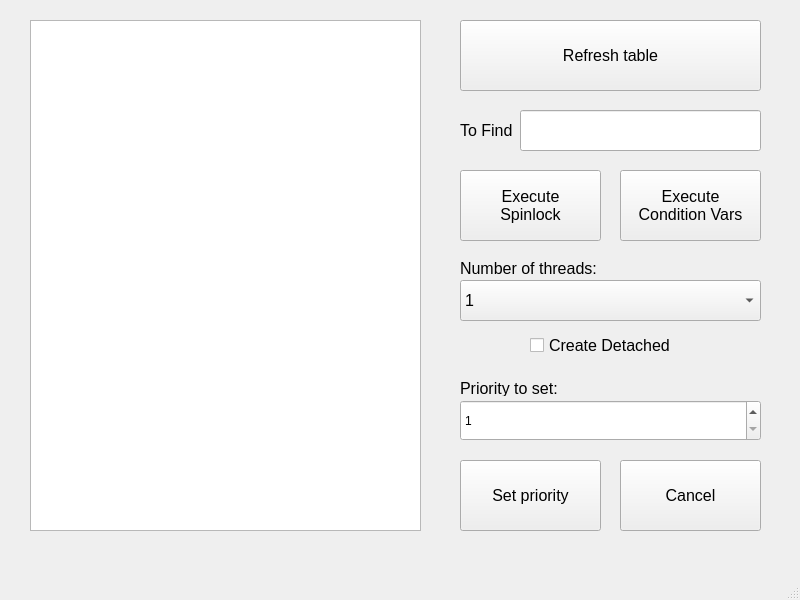
<?xml version="1.0" encoding="UTF-8"?>
<ui version="4.0">
 <class>MainWindow</class>
 <widget class="QMainWindow" name="MainWindow">
  <property name="geometry">
   <rect>
    <x>0</x>
    <y>0</y>
    <width>800</width>
    <height>600</height>
   </rect>
  </property>
  <property name="windowTitle">
   <string>MainWindow</string>
  </property>
  <widget class="QWidget" name="centralwidget">
   <widget class="QPushButton" name="pushButton_refreshTable">
    <property name="geometry">
     <rect>
      <x>460</x>
      <y>20</y>
      <width>301</width>
      <height>71</height>
     </rect>
    </property>
    <property name="font">
     <font>
      <pointsize>12</pointsize>
     </font>
    </property>
    <property name="text">
     <string>Refresh table</string>
    </property>
   </widget>
   <widget class="QPushButton" name="pushButton_condition">
    <property name="geometry">
     <rect>
      <x>620</x>
      <y>170</y>
      <width>141</width>
      <height>71</height>
     </rect>
    </property>
    <property name="font">
     <font>
      <pointsize>12</pointsize>
     </font>
    </property>
    <property name="text">
     <string>Execute
Condition Vars</string>
    </property>
   </widget>
   <widget class="QPushButton" name="pushButton_spinlock">
    <property name="geometry">
     <rect>
      <x>460</x>
      <y>170</y>
      <width>141</width>
      <height>71</height>
     </rect>
    </property>
    <property name="font">
     <font>
      <pointsize>12</pointsize>
     </font>
    </property>
    <property name="text">
     <string>Execute
Spinlock</string>
    </property>
   </widget>
   <widget class="QLineEdit" name="lineEdit">
    <property name="geometry">
     <rect>
      <x>520</x>
      <y>110</y>
      <width>241</width>
      <height>41</height>
     </rect>
    </property>
    <property name="font">
     <font>
      <pointsize>12</pointsize>
     </font>
    </property>
   </widget>
   <widget class="QLabel" name="label">
    <property name="geometry">
     <rect>
      <x>460</x>
      <y>260</y>
      <width>141</width>
      <height>16</height>
     </rect>
    </property>
    <property name="font">
     <font>
      <pointsize>12</pointsize>
     </font>
    </property>
    <property name="text">
     <string>Number of threads:</string>
    </property>
   </widget>
   <widget class="QLabel" name="label_2">
    <property name="geometry">
     <rect>
      <x>460</x>
      <y>380</y>
      <width>111</width>
      <height>16</height>
     </rect>
    </property>
    <property name="font">
     <font>
      <pointsize>12</pointsize>
     </font>
    </property>
    <property name="text">
     <string>Priority to set:</string>
    </property>
   </widget>
   <widget class="QPushButton" name="pushButton_cancel">
    <property name="geometry">
     <rect>
      <x>620</x>
      <y>460</y>
      <width>141</width>
      <height>71</height>
     </rect>
    </property>
    <property name="font">
     <font>
      <pointsize>12</pointsize>
     </font>
    </property>
    <property name="text">
     <string>Cancel</string>
    </property>
   </widget>
   <widget class="QTableWidget" name="tableWidget">
    <property name="geometry">
     <rect>
      <x>30</x>
      <y>20</y>
      <width>391</width>
      <height>511</height>
     </rect>
    </property>
    <property name="font">
     <font>
      <pointsize>12</pointsize>
     </font>
    </property>
   </widget>
   <widget class="QLabel" name="label_3">
    <property name="geometry">
     <rect>
      <x>460</x>
      <y>110</y>
      <width>61</width>
      <height>41</height>
     </rect>
    </property>
    <property name="font">
     <font>
      <pointsize>12</pointsize>
     </font>
    </property>
    <property name="text">
     <string>To Find</string>
    </property>
   </widget>
   <widget class="QComboBox" name="comboBox">
    <property name="geometry">
     <rect>
      <x>460</x>
      <y>280</y>
      <width>301</width>
      <height>41</height>
     </rect>
    </property>
    <property name="font">
     <font>
      <pointsize>12</pointsize>
     </font>
    </property>
    <item>
     <property name="text">
      <string>1</string>
     </property>
    </item>
    <item>
     <property name="text">
      <string>2</string>
     </property>
    </item>
    <item>
     <property name="text">
      <string>4</string>
     </property>
    </item>
    <item>
     <property name="text">
      <string>8</string>
     </property>
    </item>
    <item>
     <property name="text">
      <string>16</string>
     </property>
    </item>
   </widget>
   <widget class="QPushButton" name="pushButton_priority">
    <property name="geometry">
     <rect>
      <x>460</x>
      <y>460</y>
      <width>141</width>
      <height>71</height>
     </rect>
    </property>
    <property name="font">
     <font>
      <pointsize>12</pointsize>
     </font>
    </property>
    <property name="text">
     <string>Set priority</string>
    </property>
   </widget>
   <widget class="QCheckBox" name="checkBox">
    <property name="geometry">
     <rect>
      <x>530</x>
      <y>320</y>
      <width>161</width>
      <height>51</height>
     </rect>
    </property>
    <property name="font">
     <font>
      <pointsize>12</pointsize>
     </font>
    </property>
    <property name="text">
     <string>Create Detached</string>
    </property>
   </widget>
   <widget class="QSpinBox" name="spinBox">
    <property name="geometry">
     <rect>
      <x>460</x>
      <y>400</y>
      <width>301</width>
      <height>41</height>
     </rect>
    </property>
    <property name="minimum">
     <number>1</number>
    </property>
   </widget>
  </widget>
  <widget class="QMenuBar" name="menubar">
   <property name="geometry">
    <rect>
     <x>0</x>
     <y>0</y>
     <width>800</width>
     <height>23</height>
    </rect>
   </property>
  </widget>
  <widget class="QStatusBar" name="statusbar"/>
 </widget>
 <resources/>
 <connections/>
</ui>
